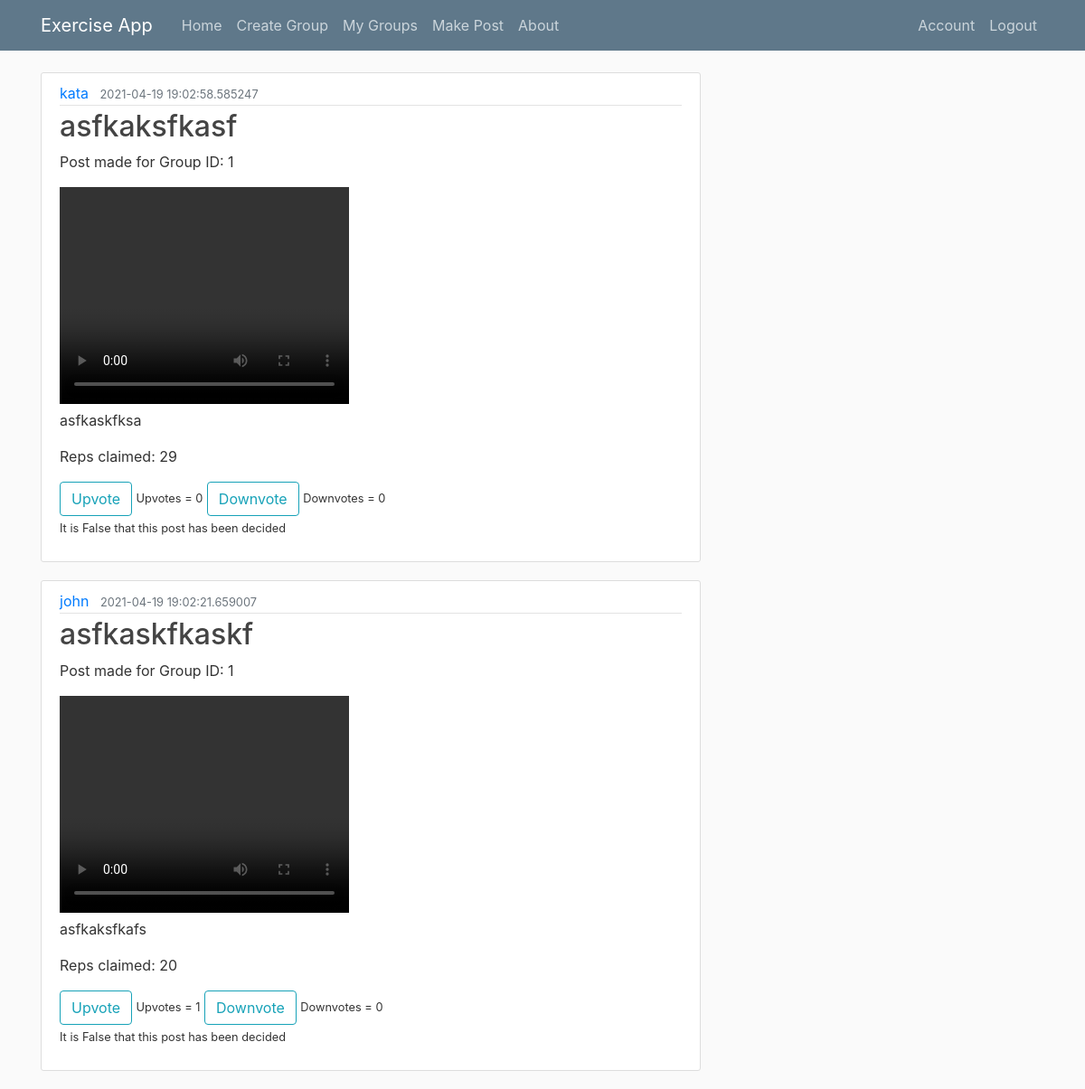
The app's page /home (signed in) with its own data.
### exercisewebapp/models.py (models this page shows, shortened)
class Post(db.Model):
    id = db.Column(db.Integer, primary_key=True)
    title = db.Column(db.String(100), nullable=False)
    date_posted = db.Column(db.DateTime, nullable=False, default=datetime.utcnow)
    content = db.Column(db.Text, nullable=False)
    reps = db.Column(db.Integer, nullable=False)
    video = db.Column(db.String(100), nullable=False)
    user_id = db.Column(db.Integer, db.ForeignKey('user.id'), nullable=False)
    group_id = db.Column(db.Integer, db.ForeignKey('group.id'), nullable=False)
    votes = db.relationship("Postvote", uselist=False, back_populates="post")

class User(db.Model, UserMixin):
    id = db.Column(db.Integer, primary_key=True)
    username = db.Column(db.String(20), unique=True, nullable=False)
    email = db.Column(db.String(120), unique=True, nullable=False)
    image_file = db.Column(db.String(20), nullable=False, default='default.jpg')
    password = db.Column(db.String(60), nullable=False)
    posts = db.relationship('Post', backref="owner",uselist=True)
    groups = db.relationship('Group', secondary=groupslink, backref=db.backref('groups', lazy='dynamic'))

class Postvote(db.Model):
    id = db.Column(db.Integer, primary_key=True)
    post_id = db.Column(db.Integer, db.ForeignKey('post.id'), nullable=False)
    group_id = db.Column(db.Integer, db.ForeignKey('group.id'), nullable=False)
    post = db.relationship("Post", back_populates="votes")
    upvote_number = db.Column(db.Integer, nullable=False)
    downvote_number = db.Column(db.Integer, nullable=False)
    total_votes = db.Column(db.Integer, nullable=False)
    member_count = db.Column(db.Integer, nullable=False)
    users_voted = db.relationship('User',
                            secondary=usersVotes,
                            backref='collections')
    decided = db.Column(db.Boolean, nullable = False)
    decision = db.Column(db.Boolean ,nullable = True)

### exercisewebapp/routes.py (the view, shortened to what this page needs)
@app.route("/home", methods=['GET', 'POST'])
def home():
    if current_user.is_authenticated:
        groups = []
        all_p = Post.query.all()
        df = convert_posts_2_df(all_p)
        print(df)
        user = db.session.query(User).filter(User.id == current_user.id).one()
        for group in user.groups:
            groups.append(group.id)
        data = db.session.query(Post, User, Postvote).join(User).join(Postvote).filter(Post.group_id.in_(groups)).all()
        data.reverse()
        form = VoteForm()
        x = True
        return render_template('homefeed.html', posts=data, current_user_id=current_user.id, form=form, x=x)
    return render_template('homefeed.html')

### exercisewebapp/forms.py
class VoteForm(FlaskForm):
    upvote = SubmitField('Upvote')
    downvote = SubmitField('Downvote')
    myhiddenid = HiddenField()

### exercisewebapp/models.py (called while the page is built)
@login_manager.user_loader
def load_user(user_id):
    return User.query.get(int(user_id))

### exercisewebapp/routes.py (called while the page is built)
def get_current_user_groups():
    current_user_groups_id_list = []
    for group in current_user.groups:
        current_user_groups_id_list.append(group.id)
    return current_user_groups_id_list

def convert_posts_2_df(all_posts):
    df_main = pd.DataFrame(columns=['post_id', 'group_id', 'user_id', 'date_posted', 'reps'])
    current_users_groups = get_current_user_groups()
    for post in all_posts:
        post_info = []
        if post.group_id in current_users_groups:
            post_info.append(post.id)
            post_info.append(post.group_id)
            post_info.append(post.user_id)
            post_info.append(post.date_posted)
            post_info.append(post.reps)
            df_inloop = pd.DataFrame([post_info],
                                     columns=['post_id', 'group_id', 'user_id', 'date_posted', 'reps'])
            df_main = pd.concat([df_main, df_inloop])
    unique_group_ids = df_main['group_id'].unique()
    print(unique_group_ids)
    return df_main

### exercisewebapp/templates/homefeed.html (shortened to what this page needs)
{% extends "layout.html" %}
{% block content %}
    {% set var = namespace(are_there_posts=False) %}
    {% for post, user, postvote in posts %}
        {% if postvote.decided == False %}
            {% set var.are_there_posts = True %}
            <article class="media content-section">
              <div class="media-body">
                <div class="article-metadata">
                  <a class="mr-2" href="#">{{ user.username }}</a>
                  <small class="text-muted">{{ post.date_posted }}</small>
                </div>
                <h2><a class="article-title" href="#">{{ post.title }}</a></h2>
                  <p class="article-content">Post made for Group ID: {{post.group_id}} </p>
                  <video width="320" height="240" controls>
                <source src= "static/uploads/{{post.video}}"  type="video/mp4">
                </video>
                <p class="article-content">{{ post.content }}</p>
                <p class="article-content">Reps claimed: {{ post.reps }}</p>
                {% if not (current_user_id == user.id) %}
                    <form method="post" action="" id="{{postvote.id}}">
                    <div class="form-group" name="{{postvote.id}}" >
                        {{ form.upvote( class="btn btn-outline-info") }} <small>Upvotes = {{ postvote.upvote_number}}</small>
                    {{ form.downvote( class="btn btn-outline-info") }} <small>Downvotes = {{ postvote.downvote_number}}</small>
                        <p>
                            <small>It is {{postvote.decided}} that this post has been decided </small></p>
                    </div>
                    </form>
                {% endif %}
        {% endif %}
              </div>
            </article>
    {% endfor %}
{% endblock content %}

### exercisewebapp/static/main.css (style rules this page uses)
body { background: #fafafa; color: #333333; margin-top: 5rem; }
h1, h2, h3, h4, h5, h6 { color: #444444; }
.content-section { background: #ffffff; padding: 10px 20px; border: 1px solid #dddddd; border-radius: 3px; margin-bottom: 20px; }
.article-title { color: #444444; }
.article-content { white-space: pre-line; }
.article-metadata { padding-bottom: 1px; margin-bottom: 4px; border-bottom: 1px solid #e3e3e3 }

### records on screen
Post: username "kata", date_posted "2021-04-19 19:02:58.585247", title "asfkaksfkasf", group_id "1", content "asfkaskfksa", reps "29", upvote_number "0", downvote_number "0", decided "False"
Post: username "john", date_posted "2021-04-19 19:02:21.659007", title "asfkaskfkaskf", group_id "1", content "asfkaksfkafs", reps "20", upvote_number "1", downvote_number "0", decided "False"
